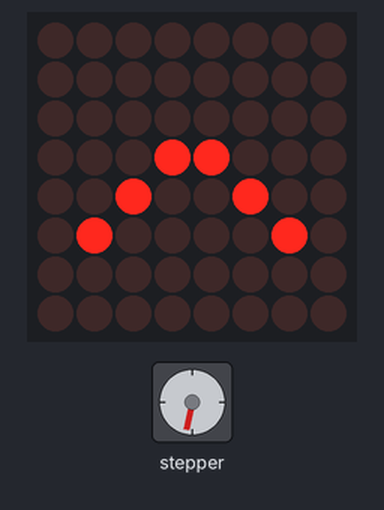
A program run on a simulated Arduino Mega 2560, built with avr-gcc and run on an emulated ATmega2560. Parts: 8×8 LED matrix, stepper motor. The audio player accepts every command and is not drawn; stepper angles assume 2048 steps per turn; what the program prints to the serial monitor is not drawn.

Above: at 17.15 s.
At 17.82 s:
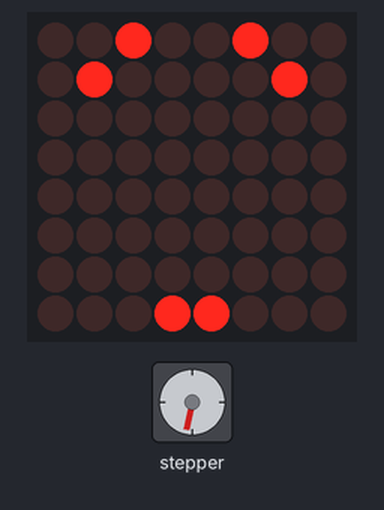
At 18.57 s:
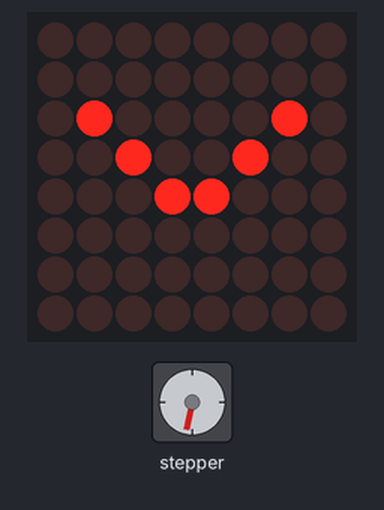
At 19.9 s:
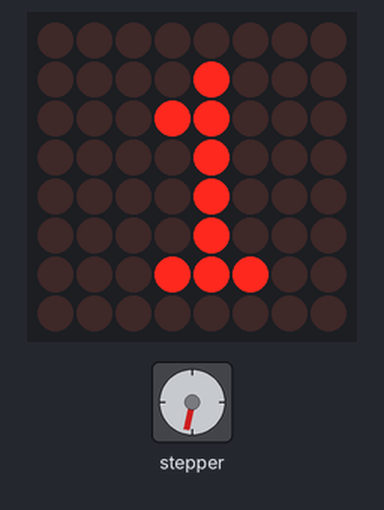
Timing chart, 0 to 40.0 s (numbered marks = the images above):
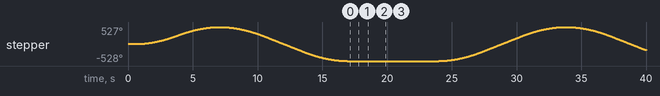

The program:

main.cpp
```cpp
#include "animation.h"
#include "sound.h"
#include "motor.h"

int counter = 1;

byte DIN = 50;
byte CLK = 52;
byte CS = 53;
byte maxInUse = 1;

byte dir = 40;
byte step = 42;
byte mode = 1;

int stepsPerRevolution = 2048;

DFRobotDFPlayerMini player;
MaxMatrix matrix(DIN, CS, CLK, maxInUse);
AccelStepper stepper = AccelStepper(mode, step, dir);
Stepper stepper1 = Stepper(stepsPerRevolution, 38, 36, 34, 32);

Animation anim(matrix);
Sound sound(player);
Motor motor(stepper1, stepper);

void setup()
{
  sound.init();
  anim.init();
  pinMode(22, INPUT_PULLUP);
  pinMode(24, INPUT_PULLUP);
  pinMode(26, INPUT_PULLUP);
  pinMode(28, INPUT_PULLUP);
  // motor.init();
  motor.bounceInit();
  // sound.soundCondition();
}

void loop()
{
  motor.check();
  // anim.up();
  // anim.down();
  // anim.floorOne();
  // sound.setSoundCondition(1);
  // sound.soundCondition();
  // anim.floorTwo();
  // sound.setSoundCondition(2);
  // sound.soundCondition();
  // anim.floorThree();
  // sound.setSoundCondition(3);
  // sound.soundCondition();
  // anim.floorFour();
  // sound.setSoundCondition(4);
  // sound.soundCondition();
  // anim.open();
  // anim.close();
  // motor.bounce();
  // sound.setSoundCondition(5);
  // sound.soundCondition();
  motor.bounce();
  if (motor.bounce())
  {
    switch (counter)
    {
    case 1:
      anim.up();
      anim.down();
      anim.floorOne();
      sound.setSoundCondition(1);
      sound.soundCondition();
      counter += 1;
      break;
    case 2:
      anim.up();
      anim.down();
      anim.floorTwo();
      sound.setSoundCondition(2);
      sound.soundCondition();
      counter += 1;
      break;
    case 3:
      anim.up();
      anim.down();
      anim.floorThree();
      sound.setSoundCondition(3);
      sound.soundCondition();
      counter += 1;
      break;
    case 4:
      anim.up();
      anim.down();
      anim.floorFour();
      sound.setSoundCondition(4);
      sound.soundCondition();
      if (counter == 4)
      {
        counter = 1;
      }
      break;
    }
  }
  // if (digitalRead(22) == LOW)
  // {
  //   Serial.println("Floor 1");
  //   sound.setSoundCondition(1);
  //   sound.soundCondition();
  //   anim.floorOne();
  // }
  // else if (digitalRead(24) == LOW)
  // {
  //   Serial.println("Floor 2");
  //   sound.setSoundCondition(2);
  //   sound.soundCondition();
  //   anim.floorTwo();
  // }
  // else if (digitalRead(26) == LOW)
  // {
  //   Serial.println("Floor 3");
  //   sound.setSoundCondition(3);
  //   sound.soundCondition();
  //   anim.floorThree();
  // }
  // else if (digitalRead(28) == LOW)
  // {
  //   Serial.println("Floor 3");
  //   sound.setSoundCondition(4);
  //   sound.soundCondition();
  //   anim.floorFour();
  // }

  // if (digitalRead(4) == LOW)
  // {
  //   if (counter != 5)
  //   {
  //     Serial.println("Up");
  //     motor.up();
  //     counter += 1;
  //     motor.setCounter(counter);
  //   }
  // }
  // else if (digitalRead(5) == HIGH)
  // {
  //   if (counter != 0)
  //   {
  //     motor.down();
  //     counter -= 1;
  //     motor.setCounter(counter);
  //   }
  // }

  sound.check();
}
```

animation.cpp
```cpp
#include "animation.h"

byte naik[] = {8, 8, 0x00, 0x20, 0x10, 0x08, 0x08, 0x10, 0x20, 0x00};
byte turun[] = {8, 8, 0x00, 0x04, 0x08, 0x10, 0x10, 0x08, 0x04, 0x00};
byte Lantai1[] = {8, 8, 0x00, 0x00, 0x00, 0x44, 0x7e, 0x40, 0x00, 0x00};
byte Lantai2[] = {8, 8, 0x00, 0x00, 0x44, 0x62, 0x52, 0x4c, 0x00, 0x00};
byte Lantai3[] = {8, 8, 0x00, 0x00, 0x24, 0x42, 0x4a, 0x34, 0x00, 0x00};
byte Lantai4[] = {8, 8, 0x00, 0x00, 0x18, 0x14, 0x12, 0x7e, 0x00, 0x00};

byte anim_buka1[] = {8, 8, 0x00, 0x00, 0x00, 0x18, 0x18, 0x00, 0x00, 0x00};
byte anim_buka2[] = {8, 8, 0x00, 0x00, 0x18, 0x24, 0x24, 0x18, 0x00, 0x00};
byte anim_buka3[] = {8, 8, 0x00, 0x18, 0x24, 0x42, 0x42, 0x24, 0x18, 0x00};
byte anim_buka4[] = {8, 8, 0x18, 0x24, 0x42, 0x00, 0x00, 0x42, 0x24, 0x18};
byte anim_buka5[] = {8, 8, 0x24, 0x42, 0x00, 0x00, 0x00, 0x00, 0x42, 0x24};
byte anim_buka6[] = {8, 8, 0x42, 0x00, 0x00, 0x00, 0x00, 0x00, 0x00, 0x42};
byte anim_buka7[] = {8, 8, 0x00, 0x00, 0x00, 0x00, 0x00, 0x00, 0x00, 0x00};

byte anim_tutup1[] = {8, 8, 0x18, 0x00, 0x00, 0x00, 0x00, 0x00, 0x00, 0x18};
byte anim_tutup2[] = {8, 8, 0x24, 0x18, 0x00, 0x00, 0x00, 0x00, 0x18, 0x24};
byte anim_tutup3[] = {8, 8, 0x42, 0x24, 0x18, 0x00, 0x00, 0x18, 0x24, 0x42};
byte anim_tutup4[] = {8, 8, 0x00, 0x42, 0x24, 0x18, 0x18, 0x24, 0x42, 0x00};
byte anim_tutup5[] = {8, 8, 0x00, 0x00, 0x42, 0x24, 0x24, 0x42, 0x00, 0x00};
byte anim_tutup6[] = {8, 8, 0x00, 0x00, 0x00, 0x42, 0x42, 0x00, 0x00, 0x00};
byte anim_tutup7[] = {8, 8, 0x00, 0x00, 0x00, 0x00, 0x00, 0x00, 0x00, 0x00};

Animation::Animation(MaxMatrix &matrix_)
    : _matrix(matrix_)
{
}

void Animation::init()
{
    _matrix.init();
    _matrix.setIntensity(2);
}

void Animation::open()
{
    _matrix.writeSprite(0, 0, anim_buka1);
    delay(_shortDelay);
    _matrix.writeSprite(0, 0, anim_buka2);
    delay(_shortDelay);
    _matrix.writeSprite(0, 0, anim_buka3);
    delay(_shortDelay);
    _matrix.writeSprite(0, 0, anim_buka4);
    delay(_shortDelay);
    _matrix.writeSprite(0, 0, anim_buka5);
    delay(_shortDelay);
    _matrix.writeSprite(0, 0, anim_buka6);
    delay(_shortDelay);
    _matrix.writeSprite(0, 0, anim_buka7);
    delay(_shortDelay);
}

void Animation::close()
{

    _matrix.writeSprite(0, 0, anim_tutup1);
    delay(_shortDelay);
    _matrix.writeSprite(0, 0, anim_tutup2);
    delay(_shortDelay);
    _matrix.writeSprite(0, 0, anim_tutup3);
    delay(_shortDelay);
    _matrix.writeSprite(0, 0, anim_tutup4);
    delay(_shortDelay);
    _matrix.writeSprite(0, 0, anim_tutup5);
    delay(_shortDelay);
    _matrix.writeSprite(0, 0, anim_tutup6);
    delay(_shortDelay);
    _matrix.writeSprite(0, 0, anim_tutup7);
    delay(_shortDelay);
}

void Animation::up()
{
    _matrix.writeSprite(0, 0, naik);
    delay(300);
    for (int i = 0; i < 8; i++)
    {
        _matrix.shiftUp(true);
        delay(_shortDelay);
    }
    _matrix.clear();
}

void Animation::down()
{
    _matrix.writeSprite(0, 0, turun);
    delay(_shortDelay);
    for (int i = 0; i < 8; i++)
    {
        _matrix.shiftDown(true);
        delay(_shortDelay);
    }
    _matrix.clear();
}

void Animation::floorOne()
{
    _matrix.writeSprite(0, 0, Lantai1);
    delay(_longDelay);
    _matrix.clear();
}

void Animation::floorTwo()
{
    _matrix.writeSprite(0, 0, Lantai2);
    delay(_longDelay);
    _matrix.clear();
}

void Animation::floorThree()
{
    _matrix.writeSprite(0, 0, Lantai3);
    delay(_longDelay);
    _matrix.clear();
}

void Animation::floorFour()
{
    _matrix.writeSprite(0, 0, Lantai4);
    delay(_longDelay);
    _matrix.clear();
}
```

animation.h
```cpp
#ifndef ANIMATION_H
#define ANIMATION_H

#include <MaxMatrix.h>

class Animation
{
public:
    Animation(MaxMatrix &matrix_);
    void init();
    void open();
    void close();
    void up();
    void down();
    void floorOne();
    void floorTwo();
    void floorThree();
    void floorFour();

private:
    MaxMatrix &_matrix;
    uint16_t _shortDelay = 150;
    uint16_t _longDelay = 2000;
};

#endif
```

motor.cpp
```cpp
#include "motor.h"

Motor::Motor(Stepper &doorStepper_, AccelStepper &tractionMotor_)
    : _doorStepper(doorStepper_), _tractionMotor(tractionMotor_)
{
}

void Motor::init(long maxSpeed, long accel, long speedTraction, long doorSpeed)
{
    _tractionMotor.setMaxSpeed(maxSpeed);
    _tractionMotor.setSpeed(speedTraction);
    _tractionMotor.setAcceleration(accel);
    _doorStepper.setSpeed(doorSpeed);
}

void Motor::check()
{
    _tractionMotor.runSpeed();
}

void Motor::tractionMotorForward(int distance_)
{
    _tractionMotor.moveTo(distance_);
    while (_tractionMotor.distanceToGo() > 0)
    {
        _tractionMotor.run();
    }
}

void Motor::tractionMotorBackward(int distance_)
{
    _tractionMotor.moveTo(distance_);
    while (_tractionMotor.distanceToGo() > 0)
    {
        _tractionMotor.run();
    }
}

void Motor::setCounter(int counter_)
{
    _counter = counter_;
}

void Motor::up()
{
    switch (_counter)
    {
    case 1:
        tractionMotorForward(50);
        _tractionMotor.run();
        break;
    case 2:
        tractionMotorForward(100);
        break;
    case 3:
        tractionMotorForward(150);
        break;
    }
}

void Motor::down()
{
    switch (_counter)
    {
    case 2:
        tractionMotorBackward(50);
        break;
    case 3:
        tractionMotorBackward(100);
        break;
    case 4:
        tractionMotorBackward(150);
        break;
    }
}

// Just temporary code

void Motor::bounceInit()
{
    _tractionMotor.setMaxSpeed(1000);
    _tractionMotor.setAcceleration(300);
    // _tractionMotor.moveTo(3000);
}

bool Motor::bounce()
{
    _tractionMotor.moveTo(3000);
    if (_tractionMotor.distanceToGo() == 0)
    {
        _tractionMotor.moveTo(-3000);
    }

    _tractionMotor.runToPosition();
    return true;
}
```

motor.h
```cpp
#ifndef MOTOR_H
#define MOTOR_H

#include <AccelStepper.h>
#include <Stepper.h>

class Motor
{
public:
    Motor(Stepper &doorStepper_, AccelStepper &tractionMotor_);
    void init(long maxSpeed = 1000, long accel = 500, long speedTraction = 500, long doorSpeed = 6);
    void setCounter(int counter_);
    void tractionMotorForward(int distance_);
    void tractionMotorBackward(int distance_);
    void doorStepperForward();
    void doorStepperBackward();
    void open();
    void close();
    void up();
    void down();
    void floorOne();
    void floorTwo();
    void floorThree();
    void floorFour();
    void check();

    void bounceInit(); // Just temporary
    bool bounce();     // Just temporary too

private:
    Stepper &_doorStepper;
    AccelStepper &_tractionMotor;
    int _distance;
    int _counter = 1;
};

#endif
```

sound.cpp
```cpp
#include "sound.h"

Sound::Sound(DFRobotDFPlayerMini &player_)
    : _player(player_)
{
}

void Sound::init()
{
    Serial.begin(115200);
    Serial1.begin(9600);

    Serial.println();
    Serial.println(F("DFRobot DFPlayer Mini Demo"));
    Serial.println(F("Initializing DFPlayer ... (May take 3~5 seconds)"));

    if (!_player.begin(Serial1))
    { // Use softwareSerial to communicate with mp3.
        Serial.println(F("Unable to begin:"));
        Serial.println(F("1.Please recheck the connection!"));
        Serial.println(F("2.Please insert the SD card!"));
        while (true)
        {
            delay(0); // Code to compatible with ESP8266 watch dog.
        }
    }
    Serial.println(F("DFPlayer Mini online."));
    _player.volume(20);
    _player.play(1);
    _player.enableLoop();
}

void Sound::check()
{
    if (_player.available())
    {
        printDetail(_player.readType(), _player.read());
    }
}

void Sound::printDetail(uint8_t type, int value)
{
    switch (type)
    {
    case TimeOut:
        Serial.println(F("Time Out!"));
        break;
    case WrongStack:
        Serial.println(F("Stack Wrong!"));
        break;
    case DFPlayerCardInserted:
        Serial.println(F("Card Inserted!"));
        break;
    case DFPlayerCardRemoved:
        Serial.println(F("Card Removed!"));
        break;
    case DFPlayerCardOnline:
        Serial.println(F("Card Online!"));
        break;
    case DFPlayerUSBInserted:
        Serial.println("USB Inserted!");
        break;
    case DFPlayerUSBRemoved:
        Serial.println("USB Removed!");
        break;
    case DFPlayerPlayFinished:
        Serial.print(F("Number:"));
        Serial.print(value);
        Serial.println(F(" Play Finished!"));
        break;
    case DFPlayerError:
        Serial.print(F("DFPlayerError:"));
        switch (value)
        {
        case Busy:
            Serial.println(F("Card not found"));
            break;
        case Sleeping:
            Serial.println(F("Sleeping"));
            break;
        case SerialWrongStack:
            Serial.println(F("Get Wrong Stack"));
            break;
        case CheckSumNotMatch:
            Serial.println(F("Check Sum Not Match"));
            break;
        case FileIndexOut:
            Serial.println(F("File Index Out of Bound"));
            break;
        case FileMismatch:
            Serial.println(F("Cannot Find File"));
            break;
        case Advertise:
            Serial.println(F("In Advertise"));
            break;
        default:
            break;
        }
        break;
    default:
        break;
    }
}

void Sound::setSoundCondition(int soundCondition_)
{
    _soundCondition = soundCondition_;
}

void Sound::defaultSound()
{
    if (_defaultSound)
    {
        soundCondition();
    }
}

void Sound::soundCondition()
{
    switch (_soundCondition)
    {
    case 1:
        _player.play(3);
        _defaultSound = false;
        delay(2000);
        _soundCondition = 5;
        _defaultSound = true;
        defaultSound();
        break;
    case 2:
        _player.play(4);
        _defaultSound = false;
        delay(2000);
        _soundCondition = 5;
        _defaultSound = true;
        defaultSound();
        break;
    case 3:
        _player.play(5);
        _defaultSound = false;
        delay(2000);
        _soundCondition = 5;
        _defaultSound = true;
        defaultSound();
        break;
    case 4:
        _player.play(6);
        _defaultSound = false;
        delay(2000);
        _soundCondition = 5;
        _defaultSound = true;
        defaultSound();
        break;
    case 5:
        _player.play(1);
        _player.play(2);
        break;
    }
}
```

sound.h
```cpp
#ifndef SOUND_H
#define SOUND_H

#include "DFRobotDFPlayerMini.h"

class Sound
{
public:
    Sound(DFRobotDFPlayerMini &player_);

    void printDetail(uint8_t type, int value);
    void init();
    void check();
    void defaultSound();
    void soundCondition();
    void setSoundCondition(int soundCondition_);

private:
    DFRobotDFPlayerMini &_player;
    int _soundCondition = 5;
    bool _defaultSound = true;
};

#endif
```

Measured:
- by itself, stepper: turns 527° clockwise in 6.3 s, then 1055° counter-clockwise in 9.8 s, then 1055° clockwise in 9.8 s, then 713° counter-clockwise in 6.0 s
